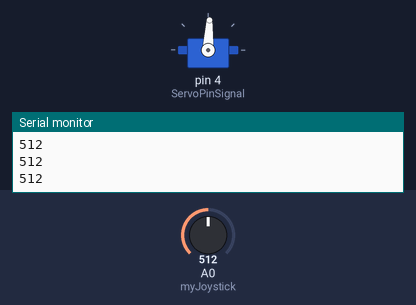
Simulated run of this sketch. Board: Arduino Uno, built with avr-gcc and run on an emulated ATmega328P. Parts: servo, the last lines printed to the serial monitor. Wiring (inferred from the names in the program): servo: signal pin 4. The test bench sets the inputs (shaded band); at power-on: A0 (myJoystick) = 512. Servo pulses on a pin are drawn as a servo (544–2400 µs = 0–180°).

Above: at 1.2 s.
1.3 s: A0 (myJoystick) set to 591
2.8 s: A0 (myJoystick) set to 613
At 3.4 s:
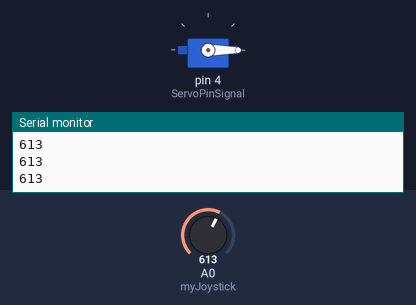
4.3 s: A0 (myJoystick) set to 390
At 5.3 s:
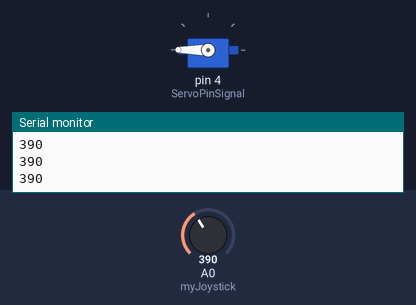
5.8 s: A0 (myJoystick) set to 410
At 6.6 s:
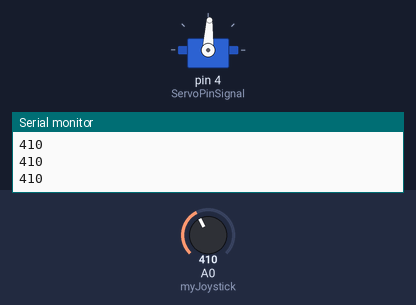
7.3 s: A0 (myJoystick) set to 306
At 7.8 s:
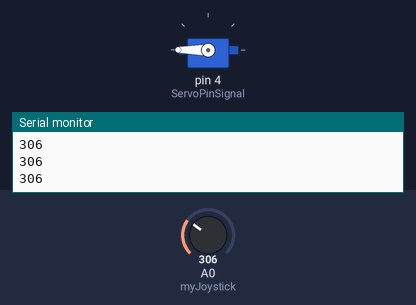
Timing chart, 0 to 9.8 s (numbered marks = the images above; inputs shaded):
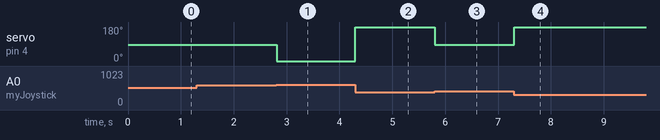

The sketch:

Joystick_and_Servo.ino
```cpp
#define ServoPinSignal 4
#define myJoystick 0

int midpoint = 495;
int joystick;

// Pulses duration: 600 - 0deg; 1450 - 90deg; 2300 - 180deg
// All pulses have to add up to 20000 microseconds

void setup()
{
  pinMode(ServoPinSignal, OUTPUT);
  Serial.begin(9600);
}

void Servo_move()
{
  if(joystick >= 600)
  {
    digitalWrite(ServoPinSignal, HIGH);
    delayMicroseconds(500);

    digitalWrite(ServoPinSignal, LOW);
    delayMicroseconds(19500);

    delay(10);
  }

  else if(joystick <= 400)
  {
    digitalWrite(ServoPinSignal, HIGH);
    delayMicroseconds(2500);

    digitalWrite(ServoPinSignal, LOW);
    delayMicroseconds(17500);

    delay(10);
  }

  else
  {
    digitalWrite(ServoPinSignal, HIGH);
    delayMicroseconds(1450);

    digitalWrite(ServoPinSignal, LOW);
    delayMicroseconds(18550);

    delay(10);
  }

}

void Joystick_Value()
{
  joystick = analogRead(myJoystick);

  Serial.print(joystick);
  Serial.print("\n");
}

void loop()
{
  Joystick_Value();
  Servo_move();
}
```

Measured:
- the behaviour switches between 599 and 600 on A0 (myJoystick) (found by bisection; images 0 and 1)
- the behaviour switches between 400 and 401 on A0 (myJoystick) (found by bisection; images 2 and 3)
- after the input at 2.8 s, servo on pin 4 (ServoPinSignal): 87° → 0° at once
- after the input at 4.3 s, servo on pin 4 (ServoPinSignal): 0° → 180° at once
- after the input at 5.8 s, servo on pin 4 (ServoPinSignal): 180° → 87° at once
- after the input at 7.3 s, servo on pin 4 (ServoPinSignal): 87° → 180° at once
